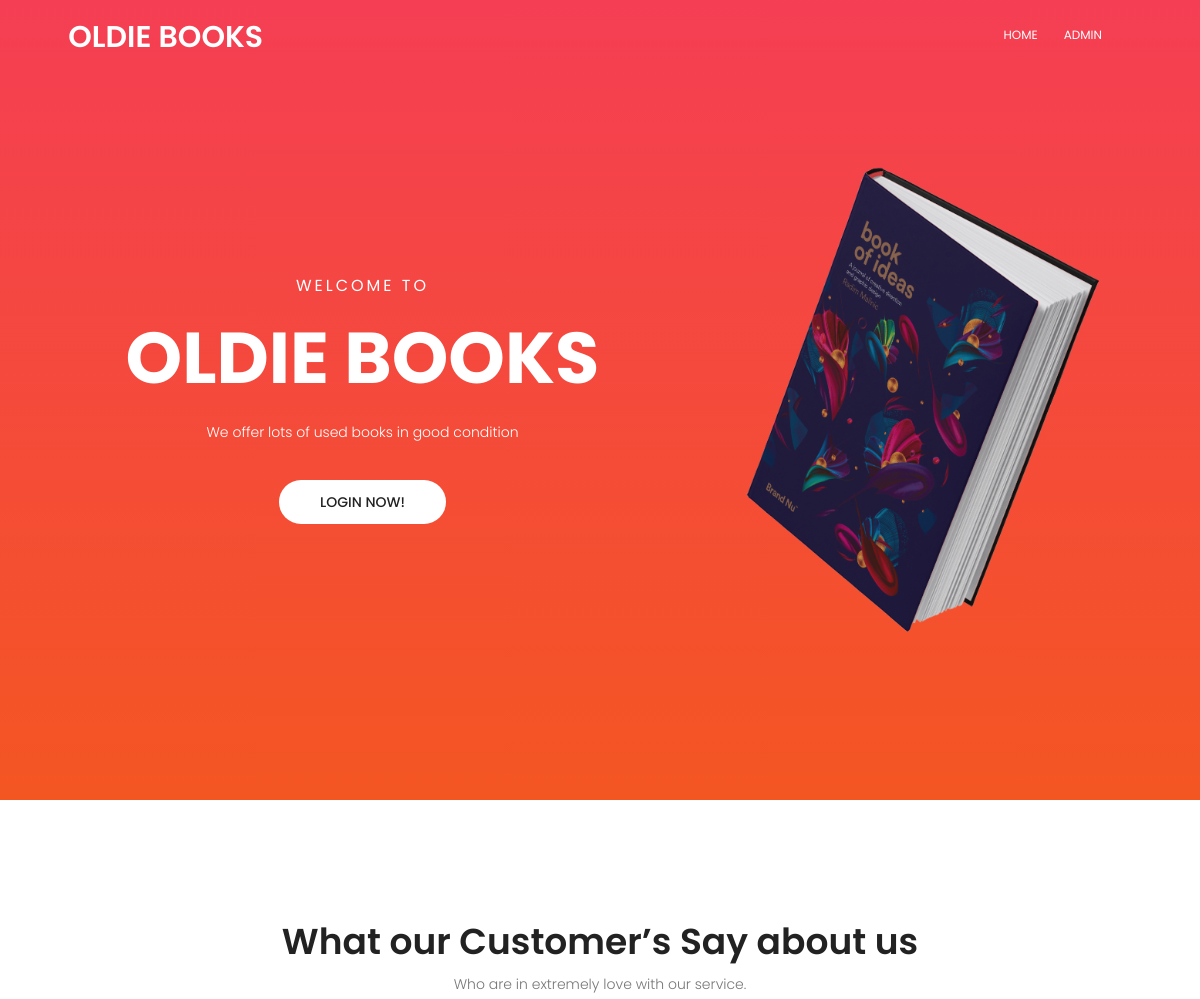
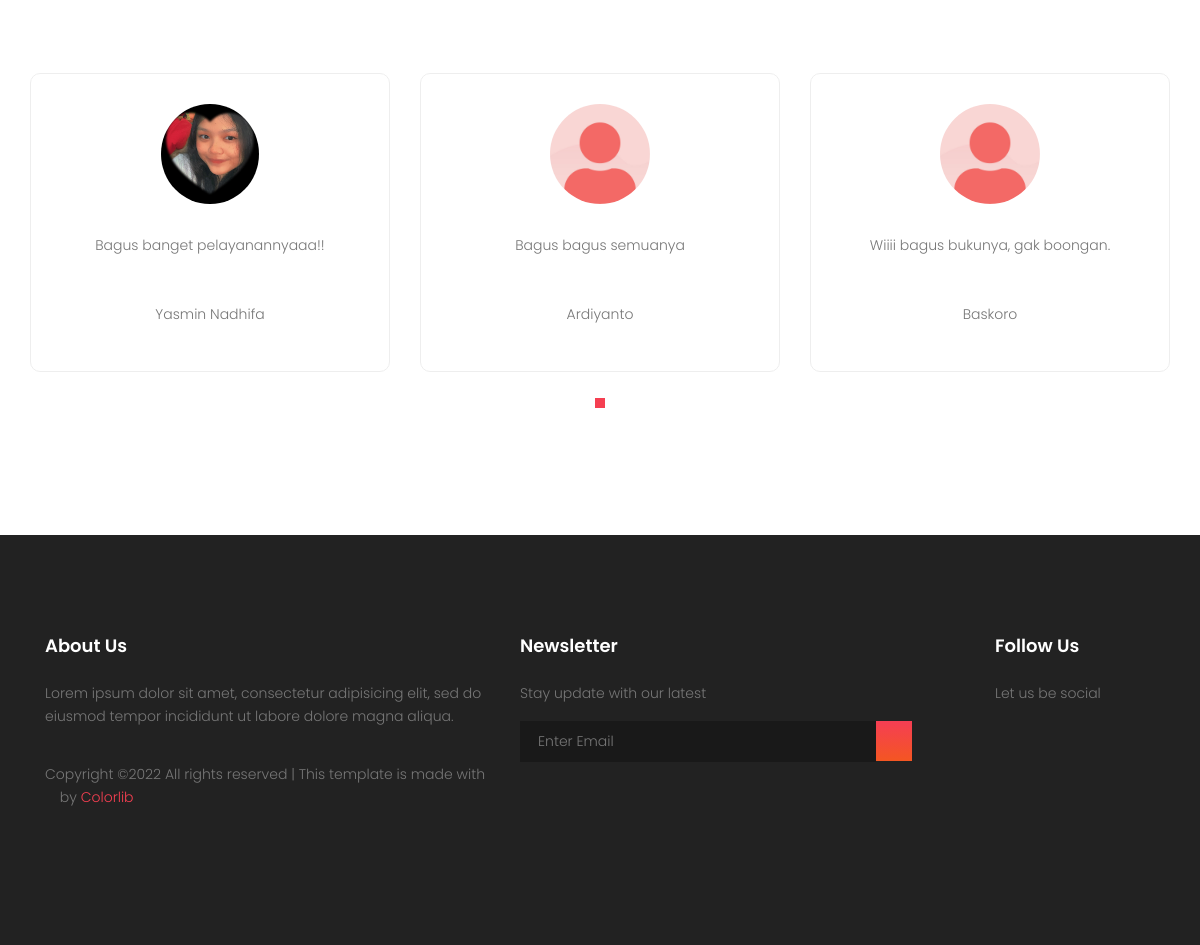
The page / on the database its author committed (2 pictures, top to bottom).
### tables this page shows
CREATE TABLE `testi` (
  `id` int(11) NOT NULL,
  `id_user` int(11) NOT NULL,
  `testi` varchar(255) NOT NULL
);

CREATE TABLE `user` (
  `id` int(11) NOT NULL,
  `nama` varchar(100) NOT NULL,
  `email` varchar(100) NOT NULL,
  `password` varchar(100) NOT NULL,
  `gambar` varchar(100) NOT NULL,
  `role` varchar(100) NOT NULL,
  `date_created` varchar(100) NOT NULL
);

### application/controllers/Utama.php (called while the page is built, shortened)
<?php
class Utama extends CI_Controller
{
    public function __construct()
    {
        $this->load->model('user_model', 'userrole');
        $this->load->model('Keranjang_model');
        $this->load->model('Review_model');
    }
    public function index()
    {
        $data['testi'] = $this->Review_model->get();
        $this->load->view('layout/header_utama',$data);
        $this->load->view('auth/utama',$data);
        $this->load->view('layout/footer_user',$data);
    }
}

### index.php (called while the page is built, shortened)
<?php
require_once BASEPATH.'core/CodeIgniter.php';

### application/models/Review_model.php (called while the page is built, shortened)
<?php
class Review_model extends CI_Model
{
    public function get()
    {
        $this->db->select('t.*,r.nama as nama, r.gambar as gambar');
        $this->db->from('testi t');
        $this->db->join('user r', 't.id_user = r.id');
        return $this->db->get()->result_array();
    }
}

### application/views/auth/utama.php (the view, shortened to what this page needs)
<section class="banner-area" id="home">
	<div class="container">
		<div class="row fullscreen d-flex align-items-center justify-content-start">
			<div class="banner-content col-lg-7">
				<h5 class="text-white text-uppercase">Welcome to</h5>
				<h1 class="text-uppercase">
					Oldie Books
				</h1>
				<p class="text-white pt-20 pb-20">
					We offer lots of used books in good condition
				</p>
				<a href="<?= base_url('Auth/indexuser') ?>" class="primary-btn text-uppercase">Login Now!</a>
			</div>
			<div class="col-lg-5 banner-right">
				<img class="img-fluid" src="<?= base_url() ?>/template2/img/header-img.png" alt="">
			</div>
		</div>
	</div>
</section>
<section class="testomial-area section-gap">
	<div class="container">
		<div class="row d-flex justify-content-center">
			<div class="menu-content pb-60 col-lg-8">
				<div class="title text-center">
					<h1 class="mb-10">What our Customer’s Say about us</h1>
					<p>Who are in extremely love with our service.</p>
				</div>
			</div>
		</div>
		<div class="row">
			<div class="active-tstimonial-carusel">
				<?php foreach ($testi as $us) : ?>
					<div class="single-testimonial item">
						<img class="testi" src="<?= base_url('/template/assets/img/profil/') . $us['gambar']; ?>" alt="">
						<p class="desc">
							<?= $us['testi']; ?>
						</p>
						<p>
							<?= $us['nama']; ?>
						</p>
					</div>
					<?php endforeach ?>
			</div>
		</div>
	</div>
</section>

### application/views/layout/header_utama.php (shortened to what this page needs)
<!DOCTYPE html>
	<html lang="zxx" class="no-js">
	<head>
			<link rel="stylesheet" href="<?=base_url()?>/template2/css/linearicons.css">
			<link rel="stylesheet" href="<?=base_url()?>/template2/css/font-awesome.min.css">
			<link rel="stylesheet" href="<?=base_url()?>/template2/css/bootstrap.css">
			<link rel="stylesheet" href="<?=base_url()?>/template2/css/magnific-popup.css">
			<link rel="stylesheet" href="<?=base_url()?>/template2/css/nice-select.css">
			<link rel="stylesheet" href="<?=base_url()?>/template2/css/animate.min.css">
			<link rel="stylesheet" href="<?=base_url()?>/template2/css/owl.carousel.css">
			<link rel="stylesheet" href="<?=base_url()?>/template2/css/main.css">
		</head>
		<body>
			  <header id="header" id="home">
			    <div class="container">
			    	<div class="row align-items-center justify-content-between d-flex">
				      <div id="logo">
				        <h2 class="text-white"><i class="fa fa-book" style="font-size:40px;color:white"></i> OLDIE BOOKS</h2>
				      </div>
				      <nav id="nav-menu-container">
				        <ul class="nav-menu">
				          <li class="menu-active"><a href="<?=base_url('Utama')?>">Home</a></li>
						  <li><a href="<?=base_url('Auth')?>">Admin</a></li>
				        </ul>
				      </nav>
			    	</div>
			    </div>
			  </header>

### application/views/layout/footer_user.php (shortened to what this page needs)
<footer class="footer-area section-gap">
	<div class="container">
		<div class="row">
			<div class="col-lg-5 col-md-6 col-sm-6">
				<div class="single-footer-widget">
					<h6>About Us</h6>
					<p>
						Lorem ipsum dolor sit amet, consectetur adipisicing elit, sed do eiusmod tempor incididunt ut labore dolore magna aliqua.
					</p>
					<p class="footer-text">
						Copyright &copy; All rights reserved | This template is made with <i class="fa fa-heart-o" aria-hidden="true"></i> by <a href="https://colorlib.com" target="_blank">Colorlib</a>
					</p>
				</div>
			</div>
			<div class="col-lg-5  col-md-6 col-sm-6">
				<div class="single-footer-widget">
					<h6>Newsletter</h6>
					<p>Stay update with our latest</p>
					<div class="" id="mc_embed_signup">
						<form target="_blank" novalidate="true" action="https://spondonit.us12.list-manage.com/subscribe/post?u=1462626880ade1ac87bd9c93a&amp;id=92a4423d01" method="get" class="form-inline">
							<input class="form-control" name="EMAIL" placeholder="Enter Email" onfocus="this.placeholder = ''" onblur="this.placeholder = 'Enter Email '" required="" type="email">
							<button class="click-btn btn btn-default"><i class="fa fa-long-arrow-right" aria-hidden="true"></i></button>
						</form>
					</div>
				</div>
			</div>
			<div class="col-lg-2 col-md-6 col-sm-6 social-widget">
				<div class="single-footer-widget">
					<h6>Follow Us</h6>
					<p>Let us be social</p>
					<div class="footer-social d-flex align-items-center">
						<a href="#"><i class="fa fa-facebook"></i></a>
						<a href="#"><i class="fa fa-twitter"></i></a>
						<a href="#"><i class="fa fa-dribbble"></i></a>
						<a href="#"><i class="fa fa-behance"></i></a>
					</div>
				</div>
			</div>
		</div>
	</div>
</footer>
</body>
</html>

### application/views/auth/utama.php (style rules this page uses)
img.testi { width: 100px; height: 100px; position: relative; overflow: hidden; border-radius: 50%; display: block; margin-left: auto; margin-right: auto; }

### rows shown on the page
testi: id_user.gambar (picture), testi "Bagus banget pelayanannyaaa!!", id_user.nama "Yasmin Nadhifa"
testi: id_user.gambar (placeholder picture), testi "Bagus bagus semuanya", id_user.nama "Ardiyanto"
testi: id_user.gambar (placeholder picture), testi "Wiiii bagus bukunya, gak boongan.", id_user.nama "Baskoro"
